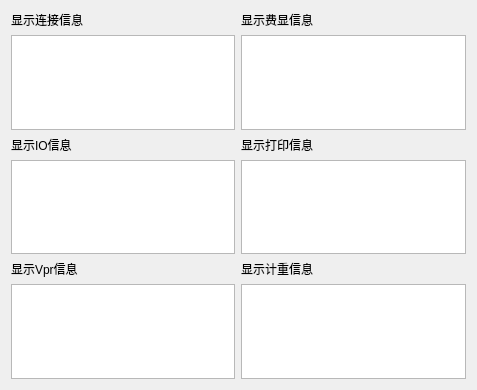
<?xml version="1.0" encoding="UTF-8"?>
<ui version="4.0">
 <class>FormServer</class>
 <widget class="QWidget" name="FormServer">
  <property name="geometry">
   <rect>
    <x>0</x>
    <y>0</y>
    <width>477</width>
    <height>390</height>
   </rect>
  </property>
  <property name="windowTitle">
   <string>TcpServer</string>
  </property>
  <layout class="QGridLayout" name="gridLayout">
   <item row="0" column="0">
    <widget class="QLabel" name="label">
     <property name="text">
      <string>显示连接信息</string>
     </property>
    </widget>
   </item>
   <item row="0" column="1">
    <widget class="QLabel" name="label_6">
     <property name="text">
      <string>显示费显信息</string>
     </property>
    </widget>
   </item>
   <item row="1" column="0">
    <widget class="QTextEdit" name="text_net"/>
   </item>
   <item row="1" column="1">
    <widget class="QTextEdit" name="textEdit_fd"/>
   </item>
   <item row="2" column="0">
    <widget class="QLabel" name="label_2">
     <property name="text">
      <string>显示IO信息</string>
     </property>
    </widget>
   </item>
   <item row="2" column="1">
    <widget class="QLabel" name="label_4">
     <property name="text">
      <string>显示打印信息</string>
     </property>
    </widget>
   </item>
   <item row="3" column="0">
    <widget class="QTextEdit" name="text_io"/>
   </item>
   <item row="3" column="1">
    <widget class="QTextEdit" name="textEdit_prt"/>
   </item>
   <item row="4" column="0">
    <widget class="QLabel" name="label_3">
     <property name="text">
      <string>显示Vpr信息</string>
     </property>
    </widget>
   </item>
   <item row="6" column="0">
    <widget class="QTextEdit" name="text_vpr"/>
   </item>
   <item row="6" column="1">
    <widget class="QTextEdit" name="textEdit_wt"/>
   </item>
   <item row="4" column="1">
    <widget class="QLabel" name="label_5">
     <property name="text">
      <string>显示计重信息</string>
     </property>
    </widget>
   </item>
  </layout>
 </widget>
 <resources/>
 <connections/>
</ui>
